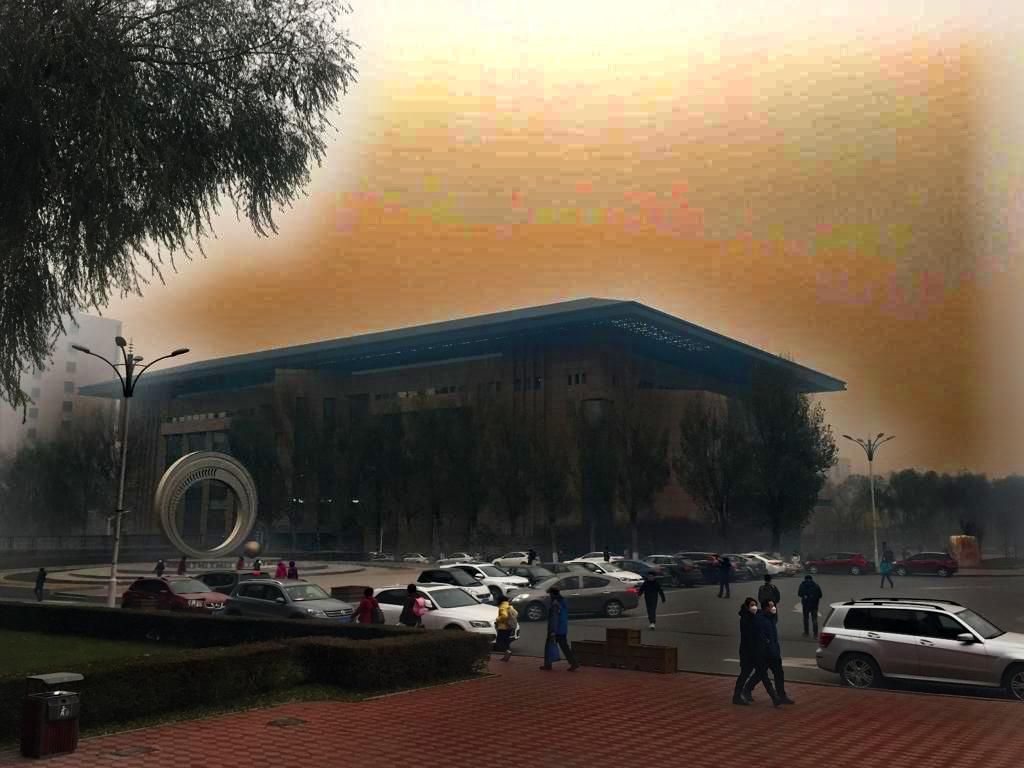
%> input picture 光电/matlab/guided-filter-code-v1/img_enhancement/imagedes2_gf.jpg, 1024 x 768 px
$ octave example_enhancement.m   (GNU Octave 9; MATLAB toolbox functions it lacks are replaced by stand-ins)
%> lines starting %> are read from the running program, lines starting %| are printed output that depends on the picture
### 光电/matlab/guided-filter-code-v1/guidedfilter.m
function q = guidedfilter(I, p, r, eps)
%   GUIDEDFILTER   O(1) time implementation of guided filter.
%
%   - guidance image: I (should be a gray-scale/single channel image)
%   - filtering input image: p (should be a gray-scale/single channel image)
%   - local window radius: r
%   - regularization parameter: eps

[hei, wid] = size(I);
N = boxfilter(ones(hei, wid), r); % the size of each local patch; N=(2r+1)^2 except for boundary pixels.

mean_I = boxfilter(I, r) ./ N;
mean_p = boxfilter(p, r) ./ N;
mean_Ip = boxfilter(I.*p, r) ./ N;
cov_Ip = mean_Ip - mean_I .* mean_p; % this is the covariance of (I, p) in each local patch.

mean_II = boxfilter(I.*I, r) ./ N;
var_I = mean_II - mean_I .* mean_I;

a = cov_Ip ./ (var_I + eps); % Eqn. (5) in the paper;
b = mean_p - a .* mean_I; % Eqn. (6) in the paper;

mean_a = boxfilter(a, r) ./ N;
mean_b = boxfilter(b, r) ./ N;

q = mean_a .* I + mean_b; % Eqn. (8) in the paper;
end

### 光电/matlab/guided-filter-code-v1/boxfilter.m
function imDst = boxfilter(imSrc, r)

%   BOXFILTER   O(1) time box filtering using cumulative sum
%
%   - Definition imDst(x, y)=sum(sum(imSrc(x-r:x+r,y-r:y+r)));
%   - Running time independent of r;
%   - Equivalent to the function: colfilt(imSrc, [2*r+1, 2*r+1], 'sliding', @sum);
%   - But much faster.

[hei, wid] = size(imSrc);
imDst = zeros(size(imSrc));

%cumulative sum over Y axis
imCum = cumsum(imSrc, 1);
%difference over Y axis
imDst(1:r+1, :) = imCum(1+r:2*r+1, :);
imDst(r+2:hei-r, :) = imCum(2*r+2:hei, :) - imCum(1:hei-2*r-1, :);
imDst(hei-r+1:hei, :) = repmat(imCum(hei, :), [r, 1]) - imCum(hei-2*r:hei-r-1, :);

%cumulative sum over X axis
imCum = cumsum(imDst, 2);
%difference over Y axis
imDst(:, 1:r+1) = imCum(:, 1+r:2*r+1);
imDst(:, r+2:wid-r) = imCum(:, 2*r+2:wid) - imCum(:, 1:wid-2*r-1);
imDst(:, wid-r+1:wid) = repmat(imCum(:, wid), [1, r]) - imCum(:, wid-2*r:wid-r-1);
end

### 光电/matlab/guided-filter-code-v1/example_enhancement.m
% example: detail enhancement
% figure 6 in our paper

close all;

I = double(imread('.\img_enhancement\imagedes2_gf.jpg')) / 255;
p = I;

r = 64;
eps = 0.1^2;

q = zeros(size(I));

q(:, :, 1) = guidedfilter(I(:, :, 1), p(:, :, 1), r, eps);
%> call 6 of boxfilter, with r = 64
%> in boxfilter (call 6), `imDst(:, wid-r+1:wid) = repmat(imCum(:, wid), [1, r]) - imCum(:, wid-2..`:
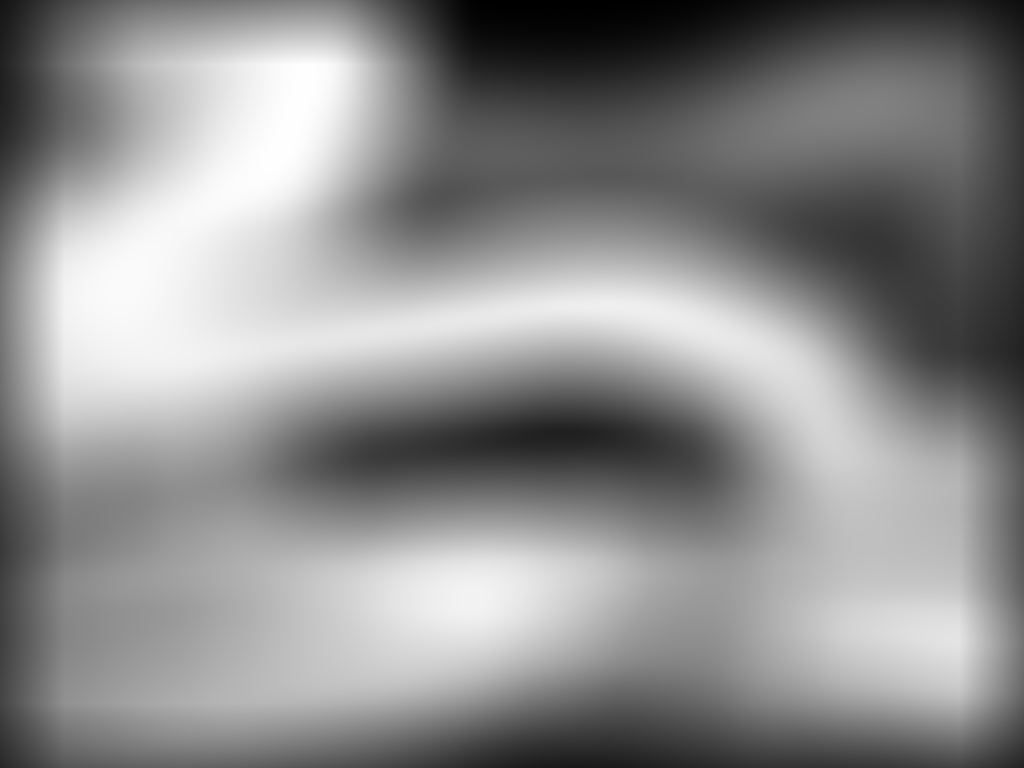
%> imDst: size 768x1024 double; min 49.61, max 14474.9, mean 8053.2; drawn with min black and max white
%> call 7 of boxfilter, with r = 64
%> in boxfilter (call 7), `imCum = cumsum(imSrc, 1);`:
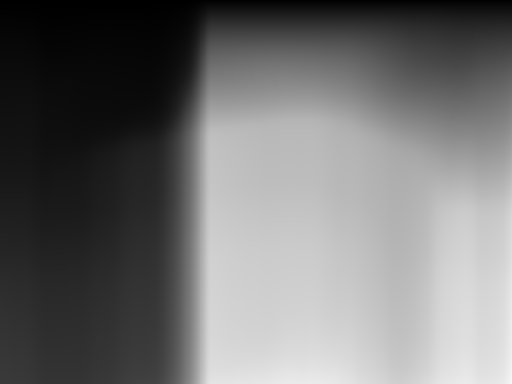
%> imCum: size 768x1024 double (shown at 1/2 size); min 0.0544, max 248.5, mean 113.2
%> in boxfilter (call 7), `imDst(:, 1:r+1) = imCum(:, 1+r:2*r+1);`:
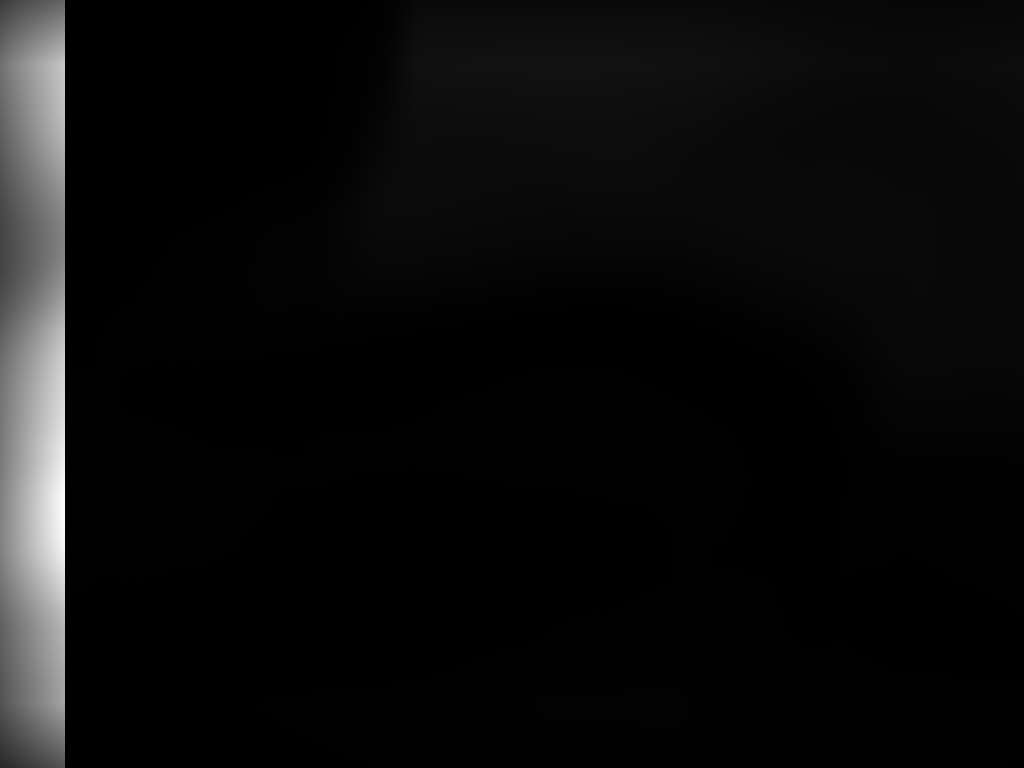
%> imDst: size 768x1024 double; min 3.52, max 1588.1, mean 80.7; drawn with min black and max white
%> in boxfilter (call 7), `imDst(:, wid-r+1:wid) = repmat(imCum(:, wid), [1, r]) - imCum(:, wid-2..`:
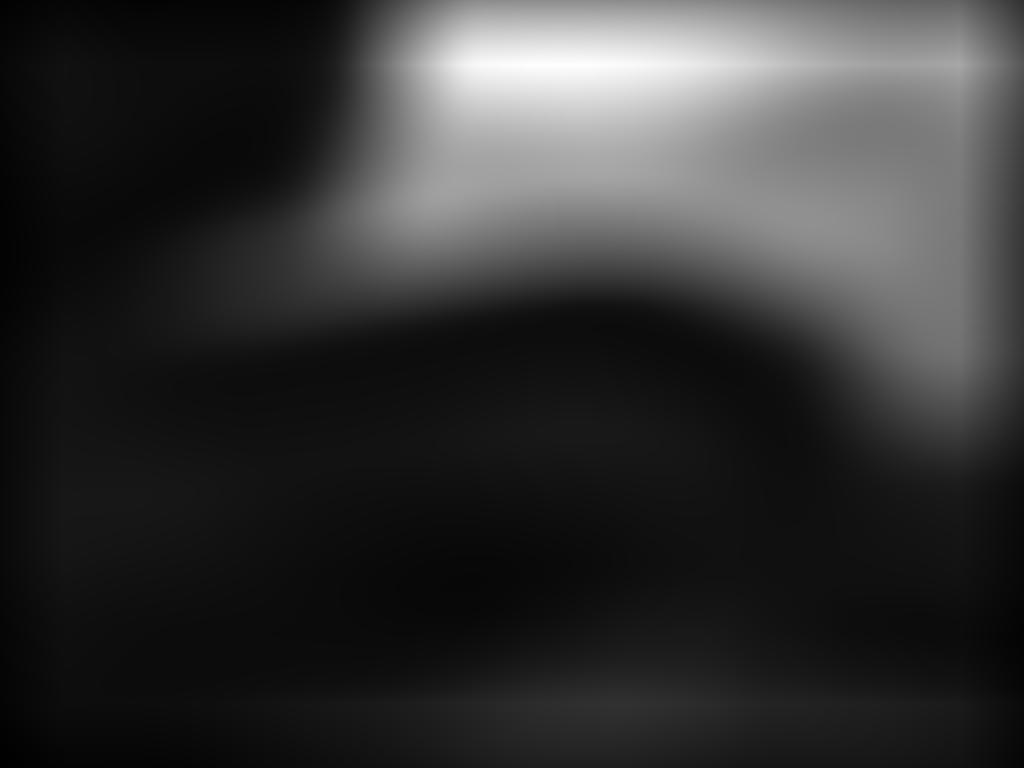
%> imDst: size 768x1024 double; min 256.3, max 14819.5, mean 3218.9; drawn with min black and max white
%> in guidedfilter, `q = mean_a .* I + mean_b;`:
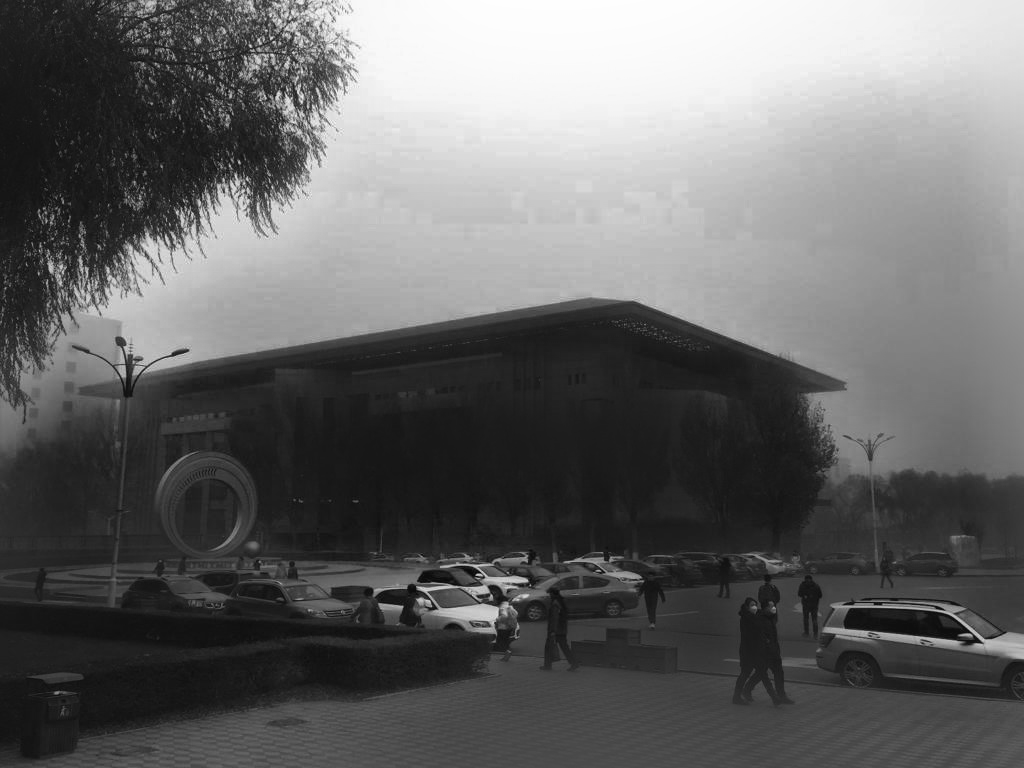
%> q: size 768x1024 double; min 0.0424, max 0.997, mean 0.404
q(:, :, 2) = guidedfilter(I(:, :, 2), p(:, :, 2), r, eps);
q(:, :, 3) = guidedfilter(I(:, :, 3), p(:, :, 3), r, eps);

I_enhanced = (I - q) * 5 + q;

figure();
imshow(I_enhanced, [0, 1]);
imwrite(I_enhanced, 'image_gfenhance.jpg');

$ run again, with 光电/matlab/guided-filter-code-v1/img_enhancement/test1.jpg copied over 光电/matlab/guided-filter-code-v1/img_enhancement/imagedes2_gf.jpg
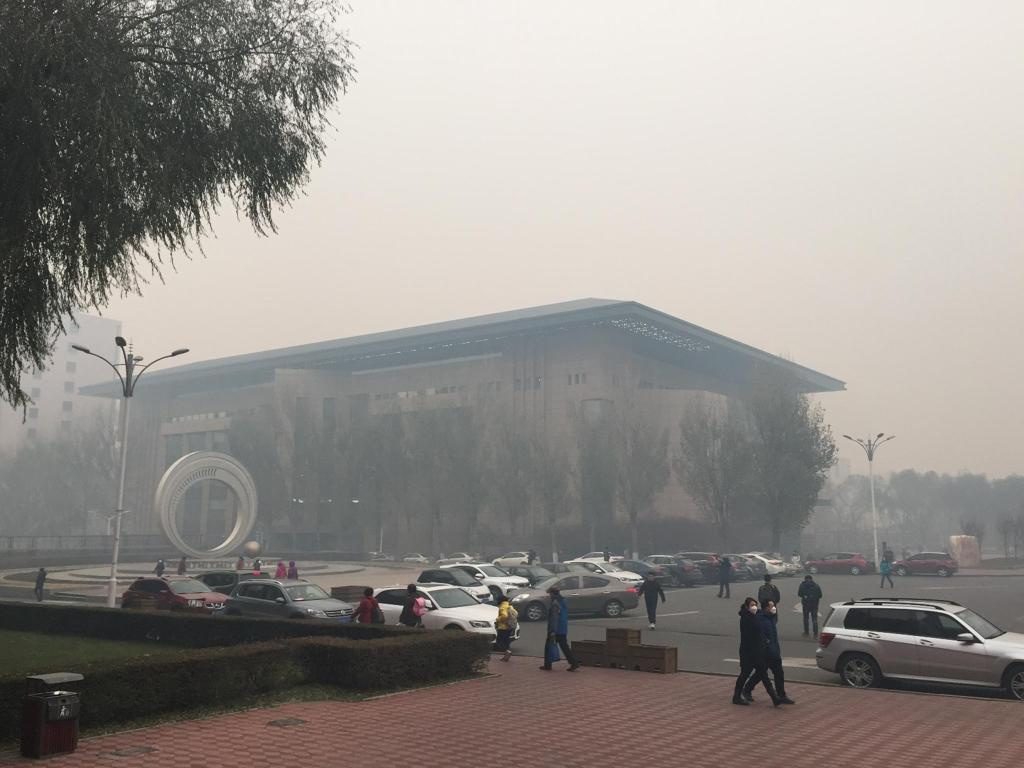
%> input picture 光电/matlab/guided-filter-code-v1/img_enhancement/test1.jpg, 1024 x 768 px
%> in boxfilter (call 7), `imDst(:, wid-r+1:wid) = repmat(imCum(:, wid), [1, r]) - imCum(:, wid-2..`:
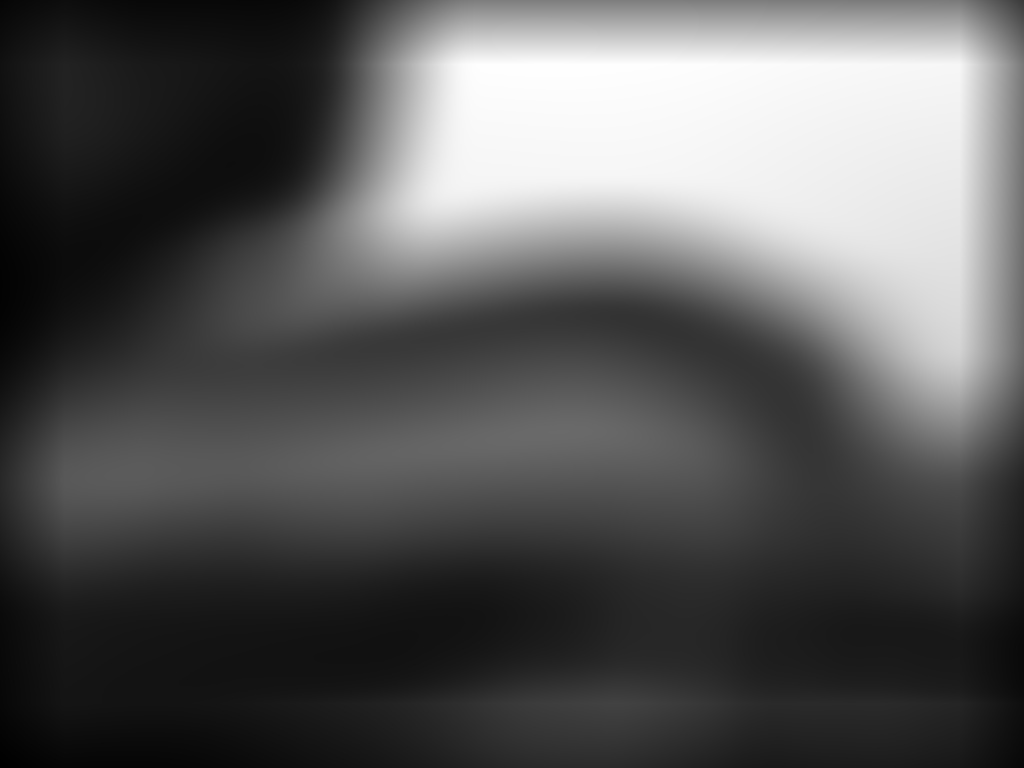
%> imDst: size 768x1024 double; min 376.5, max 15556, mean 5689.6; drawn with min black and max white
%> in guidedfilter, `q = mean_a .* I + mean_b;`:
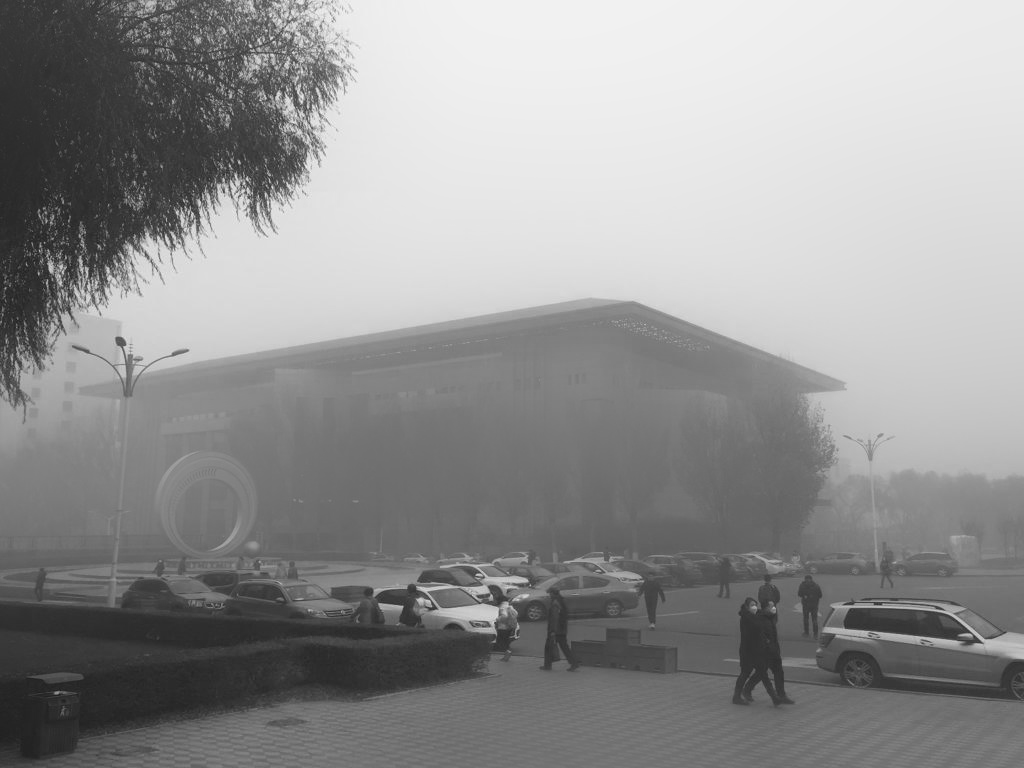
%> q: size 768x1024 double; min 0.101, max 0.954, mean 0.578

$ run again, with 光电/matlab/guided-filter-code-v1/img_enhancement/test4.jpg copied over 光电/matlab/guided-filter-code-v1/img_enhancement/imagedes2_gf.jpg
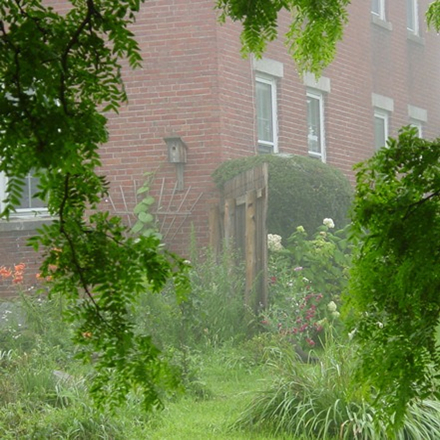
%> input picture 光电/matlab/guided-filter-code-v1/img_enhancement/test4.jpg, 440 x 440 px
%> in boxfilter (call 7), `imDst(:, wid-r+1:wid) = repmat(imCum(:, wid), [1, r]) - imCum(:, wid-2..`:
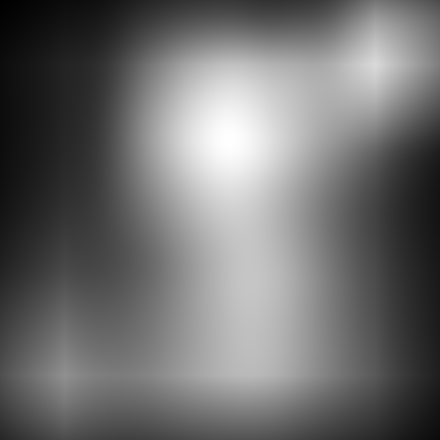
%> imDst: size 440x440 double; min 249.4, max 5623.4, mean 2598; drawn with min black and max white
%> in guidedfilter, `q = mean_a .* I + mean_b;`:
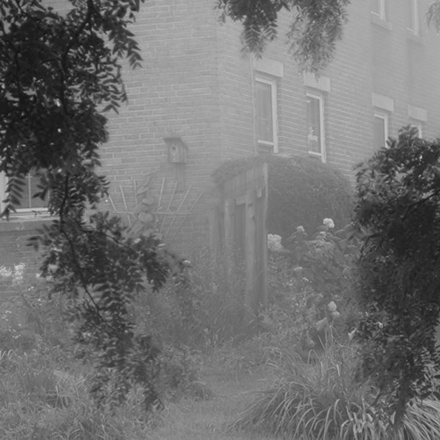
%> q: size 440x440 double; min 0.0679, max 0.825, mean 0.444
